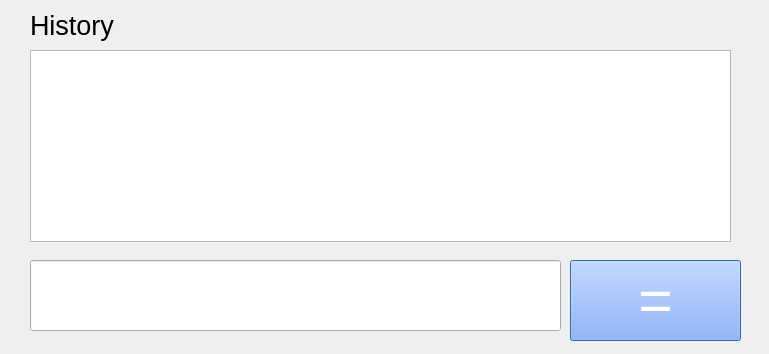
<?xml version="1.0" encoding="UTF-8"?>
<ui version="4.0">
 <class>Dialog</class>
 <widget class="QDialog" name="Dialog">
  <property name="geometry">
   <rect>
    <x>0</x>
    <y>0</y>
    <width>769</width>
    <height>354</height>
   </rect>
  </property>
  <property name="windowTitle">
   <string>Dialog</string>
  </property>
  <widget class="QLineEdit" name="inputbox">
   <property name="geometry">
    <rect>
     <x>30</x>
     <y>260</y>
     <width>531</width>
     <height>71</height>
    </rect>
   </property>
   <property name="font">
    <font>
     <pointsize>20</pointsize>
    </font>
   </property>
  </widget>
  <widget class="QPushButton" name="button">
   <property name="geometry">
    <rect>
     <x>570</x>
     <y>260</y>
     <width>171</width>
     <height>81</height>
    </rect>
   </property>
   <property name="font">
    <font>
     <pointsize>44</pointsize>
    </font>
   </property>
   <property name="styleSheet">
    <string notr="true">background-color: rgb(127, 163, 255);
color: rgb(255, 255, 255);</string>
   </property>
   <property name="text">
    <string>=</string>
   </property>
  </widget>
  <widget class="QTextBrowser" name="history">
   <property name="geometry">
    <rect>
     <x>30</x>
     <y>50</y>
     <width>701</width>
     <height>192</height>
    </rect>
   </property>
   <property name="font">
    <font>
     <pointsize>20</pointsize>
    </font>
   </property>
  </widget>
  <widget class="QLabel" name="label">
   <property name="geometry">
    <rect>
     <x>30</x>
     <y>10</y>
     <width>171</width>
     <height>31</height>
    </rect>
   </property>
   <property name="font">
    <font>
     <pointsize>20</pointsize>
    </font>
   </property>
   <property name="text">
    <string>History</string>
   </property>
  </widget>
 </widget>
 <resources/>
 <connections/>
</ui>
